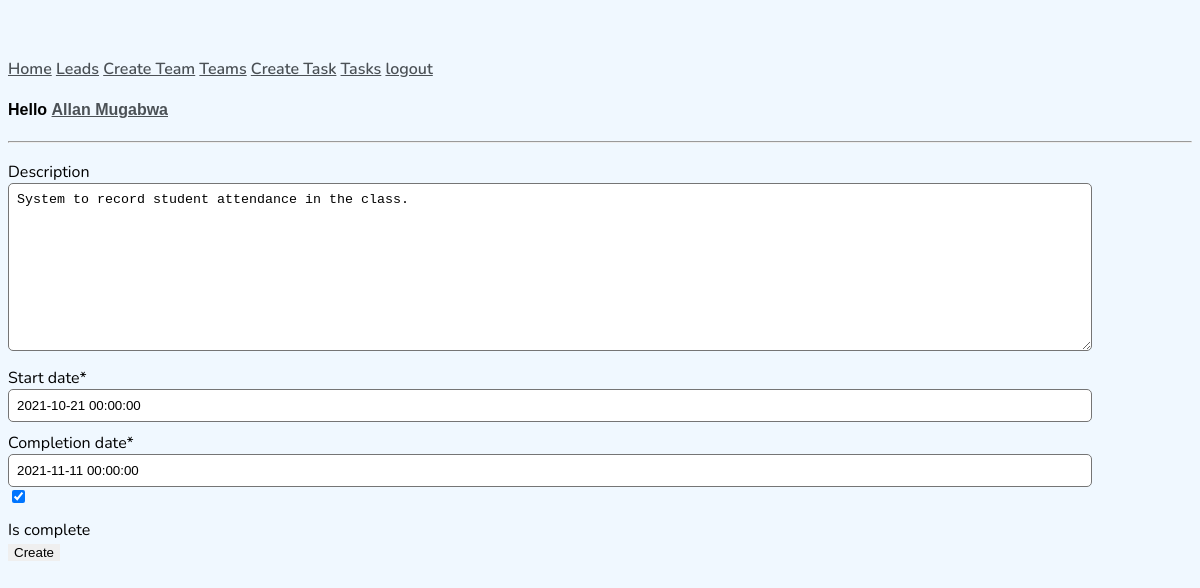
Screenshot of /task-update/1/ (signed in) with the database file from the repository.
### users/models.py (models this page shows, shortened)
class NewUser(AbstractBaseUser, PermissionsMixin):
    full_name = models.CharField(max_length=150)
    email = models.EmailField(blank=True)
    username = models.CharField(max_length=150,unique=True)
    password = models.CharField(max_length=250)
    postal_code = models.CharField(max_length=50, blank=True)
    description = models.TextField(blank=True)
    start_date = models.DateTimeField(default=timezone.now)
    is_staff = models.BooleanField(default=False)
    is_active = models.BooleanField(default=True)
    is_lead = models.BooleanField(default=False)
    team = models.ForeignKey(Team, on_delete=models.CASCADE, null=True,blank=True)
    objects = CustomAccountManager()
    USERNAME_FIELD = 'username'
    REQUIRED_FIELDS = ['full_name','email']

### tasks/models.py (models this page shows, shortened)
class Task(models.Model):
    team = models.ForeignKey(Team, on_delete=models.CASCADE,null=True,blank=True)
    title = models.CharField(max_length=200)
    description = models.TextField(null=True,blank=True)
    start_date = models.DateTimeField()
    completion_date = models.DateTimeField()
    is_complete = models.BooleanField(default=False)

### tasks/views.py (the view)
# urls.py: path('task-update/<int:pk>/',UpdateTask.as_view(),name='task-update'),
class UpdateTask(LoginRequiredMixin, UserPassesTestMixin, UpdateView):
    model = Task
    context_object_name = 'task'
    template_name = 'tasks/task_form.html'
    fields = ['description','start_date','completion_date','is_complete']
    success_url = reverse_lazy('task-list')
    def test_func(self):
        return self.request.user.is_authenticated and self.request.user.is_staff

### tasks/templates/tasks/task_form.html (shortened to what this page needs)
{% extends 'users/base.html' %}
{% block content %}
{% load crispy_forms_tags %}
<form method="POST">
    {{form|crispy}}
    <input type="submit" value="Create">
</form>
{% endblock content %}

### users/templates/users/base.html (shortened to what this page needs)
{% load static %}
<!DOCTYPE html>
<html lang="en">
    <head>
        <link rel="stylesheet" type="text/css" href="{% static 'users/main.css' %}">
    </head>
    <body>
        <div class="container">
            {% if request.user.is_authenticated %}
                <a href="{% url 'all-users'%}">Home</a>
                {% if request.user.is_staff %}
                <a href="{% url 'leads' %}">Leads</a>
                {% endif %}
                {% if request.user.is_staff %}
                <a href="{% url 'create-team' %}">Create Team</a>
                {% endif %}
                <a href="{% url 'list-teams' %}">Teams</a>
                {% if request.user.is_staff or request.user.is_lead%}
                <a href="{% url 'task-create' %}">Create Task</a>
                {% endif %}
                <a href="{% url 'task-list' %}">Tasks</a>
                <a href="{% url 'logout' %}">logout</a>
                <h4>Hello <a href="{% url 'user-detail' request.user.id %}">{{request.user.full_name}}</a></h4>
                <hr>
            {% endif %}
            {% block content %}
            {% endblock content %}
        </div>
    </body>
</html>

### users/static/users/main.css (style rules this page uses)
body { background-color: aliceblue; padding-top: 50px; font-family: 'Nunito', sans-serif; }
h1, h2, h3, h4, h5, h6 { font-family: 'Raleway', sans-serif; }
a, p { color: #4b5156; }
a { font-weight: 600; }
input { outline: none; border: none; }
input[type=text],input[type=password], input[type=email], textarea { border: 1px solid #757575; border-radius: 5px; padding: 8px; width: 90%; }
label { padding-top: 10px !important; display: block; }

### rows the page displays
NewUser: user.full_name "Allan Mugabwa"
Task: description "System to record student attendance in the class.", start_date "2021-10-21 00:00:00", completion_date "2021-11-11 00:00:00", is_complete "☑"
